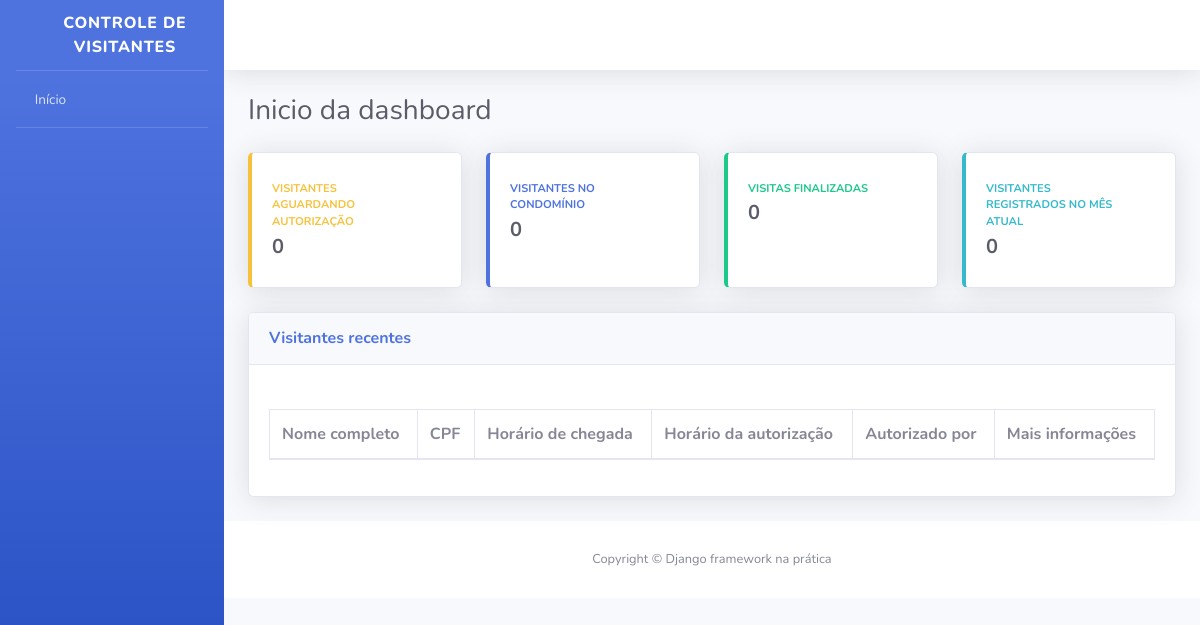
Before: / with the older database file.
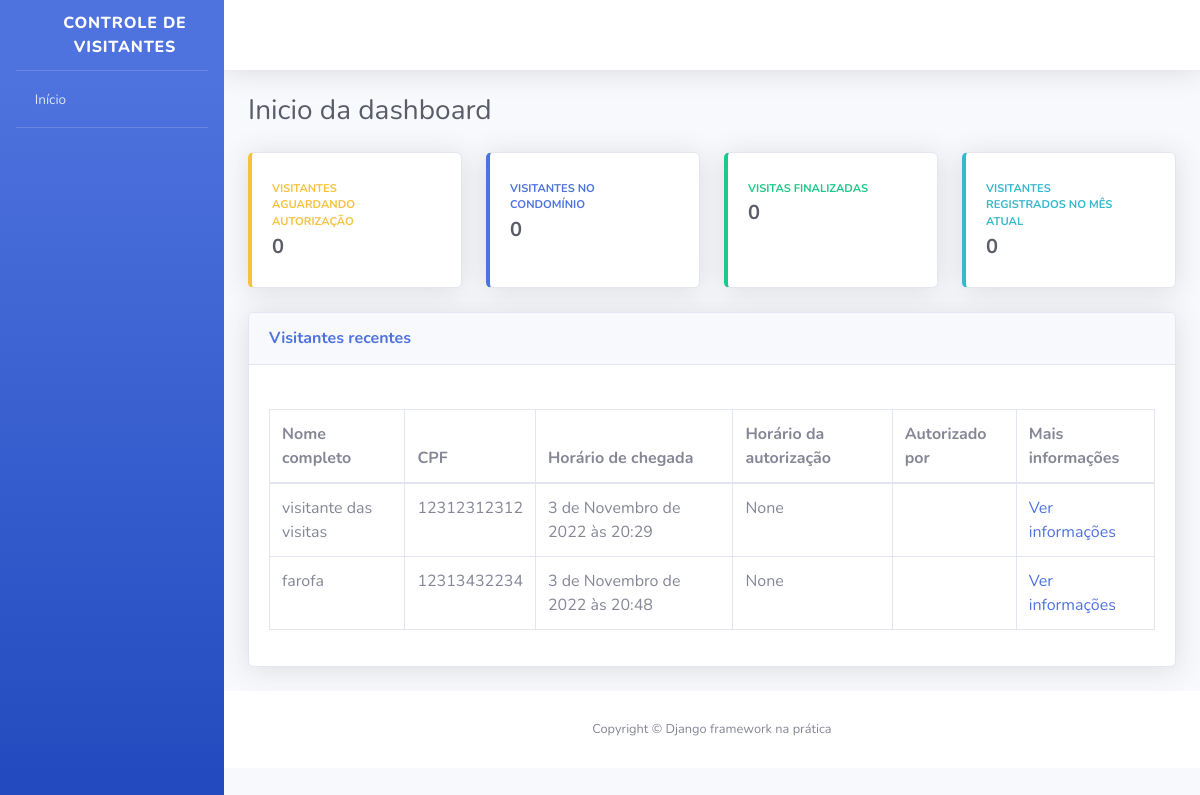
After: the same page with the newer database file.
### visitantes/models.py (models this page shows, shortened)
class Visitante(models.Model):
    nome_completo = models.CharField(
    verbose_name ="Nome completo",
    max_length=194
    )
    cpf = models.CharField(
        verbose_name = "CPF",
        max_length = 11
    )
    data_nascimento = models.DateField(
        verbose_name = "Data de nascimento",
        auto_now_add = False,
        auto_now = False,
    )
    numero_casa = models.PositiveSmallIntegerField(
        verbose_name = "Numero da casa a ser visitada",
    )
    placa_veiculo = models.CharField(
        verbose_name = "Placa de veiculo",
        max_length = 7,
        blank = True,
        null = True,
    )
    horario_chegada = models.DateTimeField(
        verbose_name = "Horario de chegada na portaria",
        auto_now_add = True,
    )
    horario_saida = models.DateTimeField(
        verbose_name = "Horario de saida do condominio",
        auto_now = False,
        blank = True,
        null = True
    )
    horario_autorizacao = models.DateTimeField(
        verbose_name = "Horario de autorização de entrada",
        auto_now = False,
        blank = True,
        null = True
    )
    morador_responsavel = models.CharField(
        verbose_name = "Nome do morador responsavel por autorizar a entrada do visitante",
        max_length = 194,
        blank = True,
    )
    registrado_por = models.ForeignKey(
        "porteiros.Porteiro",
        verbose_name = "Porteiro responsavel pelo registro",
        on_delete = models.PROTECT
    )
    class Meta:
        verbose_name = "Visitante"
        verbose_name_plural = "Visitantes"
        db_table = "visitante"

### usuarios/views.py (the view)
# urls.py: path("", index, name="index")
def index(request):
    todos_visitantes = Visitante.objects.all()
    context = {
        "nome_pagina": "Inicio da dashboard",
        "todos_visitantes": todos_visitantes,
    }
    return render(request, "index.html", context)

### templates/index.html (shortened to what this page needs)
<!DOCTYPE html>
{% load static %}
<html lang="pt-br">
    <head>
        <link href="{% static 'css/sb-admin-2.min.css'%}" rel="stylesheet">
        <link href="{% static 'vendor/fontawesome-free/css/all.min.css' %}" rel="stylesheet" type="text/css">
    </head>
    <body id="page-top">
        <div id="wrapper">
            <ul class="navbar-nav bg-gradient-primary sidebar sidebar-dark accordion" id="accordionSidebar">
                <a class="sidebar-brand d-flex align-items-center justify-content-center" href="#">
                    <div class="sidebar-brand-icon rotate-n-15">
                        <i class="fas fa-user-shield"></i>
                    </div>
                    <div class="sidebar-brand-text">Controle de Visitantes</div>
                </a>
                <hr class="sidebar-divider my-0">
                <li class="nav-item">
                    <a class="nav-link" href="#">
                        <i class="fas fa-home"></i>
                        <span>Início</span>
                    </a>
                </li>
                <hr class="sidebar-divider">
            </ul>
            <div id="content-wrapper" class="d-flex flex-column">
                <div id="content">
                    <nav class="navbar navbar-expand navbar-light bg-white topbar mb-4 static-top shadow">
                        <ul class="navbar-nav ml-auto">
                            <li class="nav-item dropdown no-arrow">
                                <a class="nav-link dropdown-toggle" href="#" id="userDropdown" role="button" data-toggle="dropdown" aria-haspopup="true" aria-expanded="false">
                                    <span class="mr-2 d-none d-lg-inline text-gray-800 small">
                                        <i class="fas fa-cog"></i>
                                    </span>
                                </a>
                            </li>
                        </ul>
                    </nav>
                    <div class="container-fluid">
                        <div class="d-sm-flex align-items-center justify-content-between mb-4">
                            <h1 class="h3 mb-0 text-gray-800">{{nome_pagina}}</h1>
                        </div>
                        <div class="row">
                            <div class="col-xl-3 col-md-6 mb-4">
                                <div class="card border-left-warning shadow h-100 py-2">
                                    <div class="card-body">
                                        <div class="row no-gutters align-items-center">
                                            <div class="col mr-2">
                                                <div class="text-xs font-weight-bold text-warning text-uppercase mb-1">Visitantes aguardando autorização</div>
                                                <div class="h5 mb-0 font-weight-bold text-gray-800">0</div>
                                            </div>
                                            <div class="col-auto">
                                                <i class="fas fa-user-lock fa-2x text-gray-300"></i>
                                            </div>
                                        </div>
                                    </div>
                                </div>
                            </div>
                            <div class="col-xl-3 col-md-6 mb-4">
                                <div class="card border-left-primary shadow h-100 py-2">
                                    <div class="card-body">
                                        <div class="row no-gutters align-items-center">
                                            <div class="col mr-2">
                                                <div class="text-xs font-weight-bold text-primary text-uppercase mb-1">Visitantes no condomínio</div>
                                                <div class="h5 mb-0 font-weight-bold text-gray-800">0</div>
                                            </div>
                                            <div class="col-auto">
                                                <i class="fas fa-user-clock fa-2x text-gray-300"></i>
                                            </div>
                                        </div>
                                    </div>
                                </div>
                            </div>
                            <div class="col-xl-3 col-md-6 mb-4">
                                <div class="card border-left-success shadow h-100 py-2">
                                    <div class="card-body">
                                        <div class="row no-gutters align-items-center">
                                            <div class="col mr-2">
                                                <div class="text-xs font-weight-bold text-success text-uppercase mb-1">Visitas finalizadas</div>
                                                <div class="h5 mb-0 font-weight-bold text-gray-800">0</div>
                                            </div>
                                            <div class="col-auto">
                                                <i class="fas fa-user-check fa-2x text-gray-300"></i>
                                            </div>
                                        </div>
                                    </div>
                                </div>
                            </div>
                            <div class="col-xl-3 col-md-6 mb-4">
                                <div class="card border-left-info shadow h-100 py-2">
                                    <div class="card-body">
                                        <div class="row no-gutters align-items-center">
                                            <div class="col mr-2">
                                                <div class="text-xs font-weight-bold text-info text-uppercase mb-1">Visitantes registrados no mês atual</div>
                                                <div class="h5 mb-0 font-weight-bold text-gray-800">0</div>
                                            </div>
                                            <div class="col-auto">
                                                <i class="fas fa-users fa-2x text-gray-300"></i>
                                            </div>
                                        </div>
                                    </div>
                                </div>
                            </div>
                        </div>
                        <div class="card shadow mb-4">
                            <div class="card-header py-3 d-sm-flex align-items-center justify-content-between mb-4">
                                <h6 class="m-0 font-weight-bold text-primary">Visitantes recentes</h6>
                            </div>
                            <div class="card-body">
                                <div class="table-responsive">
                                    <table class="table table-bordered">
                                        <thead>
                                            <th>Nome completo</th>
                                            <th>CPF</th>
                                            <th>Horário de chegada</th>
                                            <th>Horário da autorização</th>
                                            <th>Autorizado por</th>
                                            <th>Mais informações</th>
                                        </thead>
                                        <tbody>
                                            {% for visitante in todos_visitantes%}
                                                <tr>
                                                    <td>{{ visitante.nome_completo }}</td>
                                                    <td>{{ visitante.cpf }}</td>
                                                    <td>{{ visitante.horario_chegada }}</td>
                                                    <td>{{ visitante.horario_autorizacao }}</td>
                                                    <td>{{ visitante.morador_responsavel}}</td>
                                                    <td>
                                                        <a href="#">
                                                            Ver informações
                                                        </a>
                                                    </td>
                                                </tr>
                                            {% endfor %}
                                        </tbody>
                                    </table>
                                </div>
                            </div>
                        </div>
                    </div>
                    <footer class="sticky-footer bg-white">
                        <div class="container my-auto">
                            <div class="copyright text-center my-auto">
                                <span>Copyright © Django framework na prática</span>
                            </div>
                        </div>
                    </footer>
                </div>
            </div>
        </div>
    </body>
</html>

Changed rows visible on the page:
added Visitante: nome_completo "visitante das visitas", cpf "12312312312", horario_chegada "3 de Novembro de 2022 às 20:29", horario_autorizacao "None"
added Visitante: nome_completo "farofa", cpf "12313432234", horario_chegada "3 de Novembro de 2022 às 20:48", horario_autorizacao "None"
